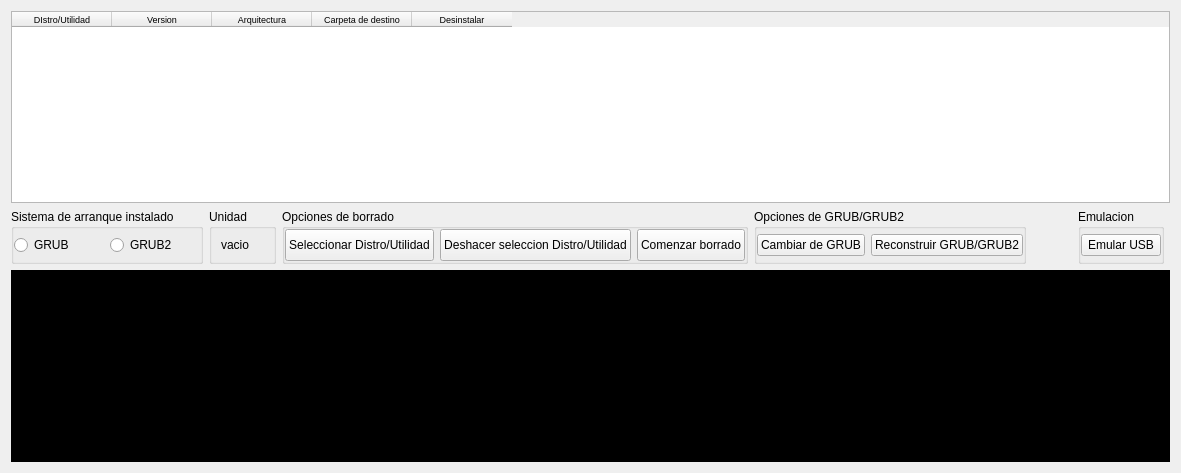
     <widget class="QWidget" name="page_4">
      <layout class="QGridLayout" name="gridLayout_49">
       <item row="1" column="0">
        <widget class="QGroupBox" name="groupBox_90">
         <property name="enabled">
          <bool>true</bool>
         </property>
         <property name="palette">
          <palette>
           <active>
            <colorrole role="WindowText">
             <brush brushstyle="SolidPattern">
              <color alpha="255">
               <red>0</red>
               <green>0</green>
               <blue>0</blue>
              </color>
             </brush>
            </colorrole>
            <colorrole role="Text">
             <brush brushstyle="SolidPattern">
              <color alpha="255">
               <red>0</red>
               <green>0</green>
               <blue>0</blue>
              </color>
             </brush>
            </colorrole>
            <colorrole role="ButtonText">
             <brush brushstyle="SolidPattern">
              <color alpha="255">
               <red>0</red>
               <green>0</green>
               <blue>0</blue>
              </color>
             </brush>
            </colorrole>
           </active>
           <inactive>
            <colorrole role="WindowText">
             <brush brushstyle="SolidPattern">
              <color alpha="255">
               <red>0</red>
               <green>0</green>
               <blue>0</blue>
              </color>
             </brush>
            </colorrole>
            <colorrole role="Text">
             <brush brushstyle="SolidPattern">
              <color alpha="255">
               <red>0</red>
               <green>0</green>
               <blue>0</blue>
              </color>
             </brush>
            </colorrole>
            <colorrole role="ButtonText">
             <brush brushstyle="SolidPattern">
              <color alpha="255">
               <red>0</red>
               <green>0</green>
               <blue>0</blue>
              </color>
             </brush>
            </colorrole>
           </inactive>
           <disabled>
            <colorrole role="WindowText">
             <brush brushstyle="SolidPattern">
              <color alpha="255">
               <red>0</red>
               <green>0</green>
               <blue>0</blue>
              </color>
             </brush>
            </colorrole>
            <colorrole role="Text">
             <brush brushstyle="SolidPattern">
              <color alpha="255">
               <red>0</red>
               <green>0</green>
               <blue>0</blue>
              </color>
             </brush>
            </colorrole>
            <colorrole role="ButtonText">
             <brush brushstyle="SolidPattern">
              <color alpha="255">
               <red>0</red>
               <green>0</green>
               <blue>0</blue>
              </color>
             </brush>
            </colorrole>
           </disabled>
          </palette>
         </property>
         <property name="title">
          <string>Sistema de arranque instalado</string>
         </property>
         <layout class="QGridLayout" name="gridLayout_50">
          <property name="leftMargin">
           <number>0</number>
          </property>
          <property name="topMargin">
           <number>0</number>
          </property>
          <property name="rightMargin">
           <number>0</number>
          </property>
          <property name="bottomMargin">
           <number>0</number>
          </property>
          <item row="0" column="0">
           <widget class="QRadioButton" name="radioButton_15">
            <property name="enabled">
             <bool>true</bool>
            </property>
            <property name="text">
             <string>GRUB</string>
            </property>
           </widget>
          </item>
          <item row="0" column="1">
           <widget class="QRadioButton" name="radioButton_16">
            <property name="text">
             <string>GRUB2</string>
            </property>
           </widget>
          </item>
         </layout>
        </widget>
       </item>
       <item row="1" column="2">
        <widget class="QGroupBox" name="groupBox_15">
         <property name="sizePolicy">
          <sizepolicy hsizetype="Fixed" vsizetype="Preferred">
           <horstretch>0</horstretch>
           <verstretch>0</verstretch>
          </sizepolicy>
         </property>
         <property name="title">
          <string>Opciones de borrado</string>
         </property>
         <layout class="QGridLayout" name="gridLayout_39">
          <property name="leftMargin">
           <number>0</number>
          </property>
          <property name="topMargin">
           <number>0</number>
          </property>
          <property name="rightMargin">
           <number>0</number>
          </property>
          <property name="bottomMargin">
           <number>0</number>
          </property>
          <item row="0" column="0">
           <layout class="QGridLayout" name="gridLayout_48">
            <item row="0" column="0">
             <widget class="QPushButton" name="pushButton_30">
              <property name="sizePolicy">
               <sizepolicy hsizetype="Preferred" vsizetype="Preferred">
                <horstretch>0</horstretch>
                <verstretch>0</verstretch>
               </sizepolicy>
              </property>
              <property name="focusPolicy">
               <enum>Qt::NoFocus</enum>
              </property>
              <property name="text">
               <string>Seleccionar Distro/Utilidad</string>
              </property>
              <property name="icon">
               <iconset resource="recoverdrake.qrc">
                <normaloff>:/Imagenes/good.png</normaloff>:/Imagenes/good.png</iconset>
              </property>
              <property name="iconSize">
               <size>
                <width>25</width>
                <height>25</height>
               </size>
              </property>
             </widget>
            </item>
            <item row="0" column="2">
             <widget class="QPushButton" name="pushButton_36">
              <property name="sizePolicy">
               <sizepolicy hsizetype="Minimum" vsizetype="Preferred">
                <horstretch>0</horstretch>
                <verstretch>0</verstretch>
               </sizepolicy>
              </property>
              <property name="text">
               <string>Comenzar borrado</string>
              </property>
              <property name="icon">
               <iconset resource="recoverdrake.qrc">
                <normaloff>:/Imagenes/local-administration-mdk.png</normaloff>:/Imagenes/local-administration-mdk.png</iconset>
              </property>
              <property name="iconSize">
               <size>
                <width>25</width>
                <height>25</height>
               </size>
              </property>
             </widget>
            </item>
            <item row="0" column="1">
             <widget class="QPushButton" name="pushButton_32">
              <property name="sizePolicy">
               <sizepolicy hsizetype="Minimum" vsizetype="Preferred">
                <horstretch>0</horstretch>
                <verstretch>0</verstretch>
               </sizepolicy>
              </property>
              <property name="text">
               <string>Deshacer seleccion Distro/Utilidad</string>
              </property>
              <property name="icon">
               <iconset resource="recoverdrake.qrc">
                <normaloff>:/Imagenes/bad.png</normaloff>:/Imagenes/bad.png</iconset>
              </property>
              <property name="iconSize">
               <size>
                <width>25</width>
                <height>25</height>
               </size>
              </property>
             </widget>
            </item>
           </layout>
          </item>
         </layout>
        </widget>
       </item>
       <item row="1" column="3">
        <widget class="QGroupBox" name="groupBox_92">
         <property name="sizePolicy">
          <sizepolicy hsizetype="Fixed" vsizetype="Preferred">
           <horstretch>0</horstretch>
           <verstretch>0</verstretch>
          </sizepolicy>
         </property>
         <property name="title">
          <string>Opciones de GRUB/GRUB2</string>
         </property>
         <layout class="QGridLayout" name="gridLayout_140">
          <property name="leftMargin">
           <number>0</number>
          </property>
          <property name="topMargin">
           <number>0</number>
          </property>
          <property name="rightMargin">
           <number>0</number>
          </property>
          <property name="bottomMargin">
           <number>0</number>
          </property>
          <item row="1" column="0">
           <layout class="QGridLayout" name="gridLayout_139">
            <item row="0" column="1">
             <widget class="QPushButton" name="pushButton_33">
              <property name="text">
               <string>Reconstruir GRUB/GRUB2</string>
              </property>
              <property name="icon">
               <iconset resource="recoverdrake.qrc">
                <normaloff>:/Imagenes/muro.png</normaloff>:/Imagenes/muro.png</iconset>
              </property>
              <property name="iconSize">
               <size>
                <width>25</width>
                <height>25</height>
               </size>
              </property>
             </widget>
            </item>
            <item row="0" column="0">
             <widget class="QPushButton" name="pushButton_26">
              <property name="text">
               <string>Cambiar de GRUB</string>
              </property>
              <property name="icon">
               <iconset resource="recoverdrake.qrc">
                <normaloff>:/Imagenes/grub.png</normaloff>:/Imagenes/grub.png</iconset>
              </property>
              <property name="iconSize">
               <size>
                <width>25</width>
                <height>25</height>
               </size>
              </property>
             </widget>
            </item>
           </layout>
          </item>
         </layout>
        </widget>
       </item>
       <item row="0" column="0" colspan="7">
        <widget class="QTableWidget" name="tableWidget_2">
         <property name="font">
          <font>
           <weight>50</weight>
           <bold>false</bold>
          </font>
         </property>
         <property name="editTriggers">
          <set>QAbstractItemView::NoEditTriggers</set>
         </property>
         <property name="alternatingRowColors">
          <bool>true</bool>
         </property>
         <property name="selectionMode">
          <enum>QAbstractItemView::SingleSelection</enum>
         </property>
         <property name="selectionBehavior">
          <enum>QAbstractItemView::SelectRows</enum>
         </property>
         <column>
          <property name="text">
           <string>DIstro/Utilidad</string>
          </property>
          <property name="font">
           <font>
            <pointsize>7</pointsize>
           </font>
          </property>
         </column>
         <column>
          <property name="text">
           <string>Version</string>
          </property>
          <property name="font">
           <font>
            <pointsize>7</pointsize>
           </font>
          </property>
         </column>
         <column>
          <property name="text">
           <string>Arquitectura</string>
          </property>
          <property name="font">
           <font>
            <pointsize>7</pointsize>
           </font>
          </property>
         </column>
         <column>
          <property name="text">
           <string>Carpeta de destino</string>
          </property>
          <property name="font">
           <font>
            <pointsize>7</pointsize>
           </font>
          </property>
         </column>
         <column>
          <property name="text">
           <string>Desinstalar</string>
          </property>
          <property name="font">
           <font>
            <pointsize>7</pointsize>
           </font>
          </property>
         </column>
        </widget>
       </item>
       <item row="3" column="0" colspan="7">
        <widget class="QTextEdit" name="textEdit_4">
         <property name="enabled">
          <bool>true</bool>
         </property>
         <property name="sizePolicy">
          <sizepolicy hsizetype="Expanding" vsizetype="Expanding">
           <horstretch>0</horstretch>
           <verstretch>0</verstretch>
          </sizepolicy>
         </property>
         <property name="sizeIncrement">
          <size>
           <width>0</width>
           <height>0</height>
          </size>
         </property>
         <property name="focusPolicy">
          <enum>Qt::TabFocus</enum>
         </property>
         <property name="statusTip">
          <string>Consola de procesos, donde se detalla al máximo lo que va procesando.</string>
         </property>
         <property name="styleSheet">
          <string notr="true">background-color: rgb(0, 0, 0);
font: 9pt &quot;Sans Serif&quot;;
color: rgb(0, 255, 0);</string>
         </property>
         <property name="readOnly">
          <bool>true</bool>
         </property>
         <property name="html">
          <string>&lt;!DOCTYPE HTML PUBLIC &quot;-//W3C//DTD HTML 4.0//EN&quot; &quot;http://www.w3.org/TR/REC-html40/strict.dtd&quot;&gt;
&lt;html&gt;&lt;head&gt;&lt;meta name=&quot;qrichtext&quot; content=&quot;1&quot; /&gt;&lt;style type=&quot;text/css&quot;&gt;
p, li { white-space: pre-wrap; }
&lt;/style&gt;&lt;/head&gt;&lt;body style=&quot; font-family:'Sans Serif'; font-size:9pt; font-weight:400; font-style:normal;&quot;&gt;
&lt;p style=&quot; margin-top:0px; margin-bottom:0px; margin-left:0px; margin-right:0px; -qt-block-indent:0; text-indent:0px;&quot;&gt;&lt;span style=&quot; font-size:7pt; font-weight:600;&quot;&gt;&lt;br /&gt;&lt;/span&gt;&lt;/p&gt;&lt;/body&gt;&lt;/html&gt;</string>
         </property>
        </widget>
       </item>
       <item row="1" column="5">
        <widget class="QGroupBox" name="groupBox_93">
         <property name="title">
          <string>Emulacion</string>
         </property>
         <layout class="QGridLayout" name="gridLayout_141">
          <property name="leftMargin">
           <number>0</number>
          </property>
          <property name="topMargin">
           <number>0</number>
          </property>
          <property name="rightMargin">
           <number>0</number>
          </property>
          <property name="bottomMargin">
           <number>0</number>
          </property>
          <item row="0" column="0">
           <widget class="QPushButton" name="pushButton_34">
            <property name="text">
             <string>Emular USB</string>
            </property>
            <property name="icon">
             <iconset resource="recoverdrake.qrc">
              <normaloff>:/Imagenes/console-mdk.png</normaloff>:/Imagenes/console-mdk.png</iconset>
            </property>
            <property name="iconSize">
             <size>
              <width>25</width>
              <height>25</height>
             </size>
            </property>
           </widget>
          </item>
         </layout>
        </widget>
       </item>
       <item row="1" column="4">
        <spacer name="horizontalSpacer_28">
         <property name="orientation">
          <enum>Qt::Horizontal</enum>
         </property>
         <property name="sizeHint" stdset="0">
          <size>
           <width>40</width>
           <height>20</height>
          </size>
         </property>
        </spacer>
       </item>
       <item row="1" column="1">
        <widget class="QGroupBox" name="groupBox_91">
         <property name="title">
          <string>Unidad</string>
         </property>
         <layout class="QGridLayout" name="gridLayout_51">
          <item row="0" column="0">
           <widget class="QLabel" name="label_18">
            <property name="text">
             <string>vacio</string>
            </property>
           </widget>
          </item>
         </layout>
        </widget>
       </item>
      </layout>
     </widget>
